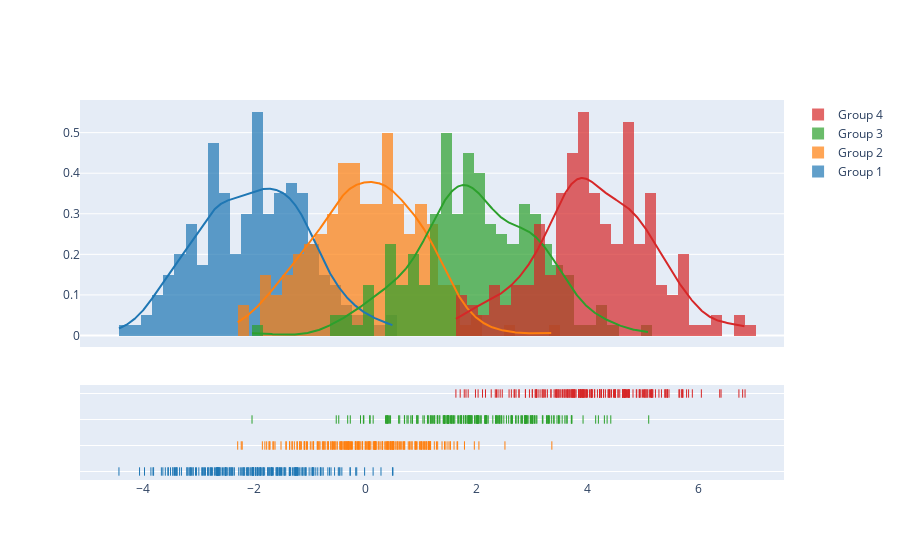

The cell this chart's notebook holds for it:
### Code cell
import plotly.figure_factory as ff

# Add histogram data
x1 = np.random.randn(200) - 2
x2 = np.random.randn(200)
x3 = np.random.randn(200) + 2
x4 = np.random.randn(200) + 4

# Group data together
hist_data = [x1, x2, x3, x4]

group_labels = ['Group 1', 'Group 2', 'Group 3', 'Group 4']

# Create distplot with custom bin_size
fig = ff.create_distplot(hist_data, group_labels, bin_size=.2)
fig.show()

### Figure 1 — Plotly figure (JSON) as saved in the notebook; plotly's stock layout.template omitted (floating-point values rounded to 4 significant figures; data arrays with more than 128 entries replaced by an {"elided": "..."} marker saying what was removed)
{"data": [{"autobinx": false, "histnorm": "probability density", "legendgroup": "Group 1", "marker": {"color": "rgb(31, 119, 180)"}, "name": "Group 1", "opacity": 0.7, "type": "histogram", "x": {"elided": "200 float values"}, "xaxis": "x", "xbins": {"end": 0.4933, "size": 0.2, "start": -4.441}, "yaxis": "y"}, {"autobinx": false, "histnorm": "probability density", "legendgroup": "Group 2", "marker": {"color": "rgb(255, 127, 14)"}, "name": "Group 2", "opacity": 0.7, "type": "histogram", "x": {"elided": "200 float values"}, "xaxis": "x", "xbins": {"end": 3.355, "size": 0.2, "start": -2.302}, "yaxis": "y"}, {"autobinx": false, "histnorm": "probability density", "legendgroup": "Group 3", "marker": {"color": "rgb(44, 160, 44)"}, "name": "Group 3", "opacity": 0.7, "type": "histogram", "x": {"elided": "200 float values"}, "xaxis": "x", "xbins": {"end": 5.099, "size": 0.2, "start": -2.044}, "yaxis": "y"}, {"autobinx": false, "histnorm": "probability density", "legendgroup": "Group 4", "marker": {"color": "rgb(214, 39, 40)"}, "name": "Group 4", "opacity": 0.7, "type": "histogram", "x": {"elided": "200 float values"}, "xaxis": "x", "xbins": {"end": 6.834, "size": 0.2, "start": 1.627}, "yaxis": "y"}, {"legendgroup": "Group 1", "marker": {"color": "rgb(31, 119, 180)"}, "mode": "lines", "name": "Group 1", "showlegend": false, "type": "scatter", "x": {"elided": "500 float values"}, "xaxis": "x", "y": {"elided": "500 float values"}, "yaxis": "y"}, {"legendgroup": "Group 2", "marker": {"color": "rgb(255, 127, 14)"}, "mode": "lines", "name": "Group 2", "showlegend": false, "type": "scatter", "x": {"elided": "500 float values"}, "xaxis": "x", "y": {"elided": "500 float values"}, "yaxis": "y"}, {"legendgroup": "Group 3", "marker": {"color": "rgb(44, 160, 44)"}, "mode": "lines", "name": "Group 3", "showlegend": false, "type": "scatter", "x": {"elided": "500 float values"}, "xaxis": "x", "y": {"elided": "500 float values"}, "yaxis": "y"}, {"legendgroup": "Group 4", "marker": {"color": "rgb(214, 39, 40)"}, "mode": "lines", "name": "Group 4", "showlegend": false, "type": "scatter", "x": {"elided": "500 float values"}, "xaxis": "x", "y": {"elided": "500 float values"}, "yaxis": "y"}, {"legendgroup": "Group 1", "marker": {"color": "rgb(31, 119, 180)", "symbol": "line-ns-open"}, "mode": "markers", "name": "Group 1", "showlegend": false, "type": "scatter", "x": {"elided": "200 float values"}, "xaxis": "x", "y": {"elided": "200 str values"}, "yaxis": "y2"}, {"legendgroup": "Group 2", "marker": {"color": "rgb(255, 127, 14)", "symbol": "line-ns-open"}, "mode": "markers", "name": "Group 2", "showlegend": false, "type": "scatter", "x": {"elided": "200 float values"}, "xaxis": "x", "y": {"elided": "200 str values"}, "yaxis": "y2"}, {"legendgroup": "Group 3", "marker": {"color": "rgb(44, 160, 44)", "symbol": "line-ns-open"}, "mode": "markers", "name": "Group 3", "showlegend": false, "type": "scatter", "x": {"elided": "200 float values"}, "xaxis": "x", "y": {"elided": "200 str values"}, "yaxis": "y2"}, {"legendgroup": "Group 4", "marker": {"color": "rgb(214, 39, 40)", "symbol": "line-ns-open"}, "mode": "markers", "name": "Group 4", "showlegend": false, "type": "scatter", "x": {"elided": "200 float values"}, "xaxis": "x", "y": {"elided": "200 str values"}, "yaxis": "y2"}], "layout": {"barmode": "overlay", "hovermode": "closest", "legend": {"traceorder": "reversed"}, "xaxis": {"anchor": "y2", "domain": [0.0, 1.0], "zeroline": false}, "yaxis": {"anchor": "free", "domain": [0.35, 1], "position": 0.0}, "yaxis2": {"anchor": "x", "domain": [0, 0.25], "dtick": 1, "showticklabels": false}}}
